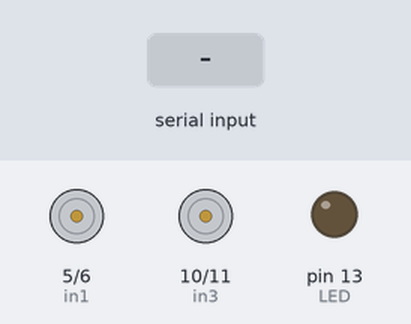
Bench run of a sketch on a simulated Arduino Uno, built with avr-gcc and run on an emulated ATmega328P. On the bench: motor-driver pin pairs drawn as motors (green arrow = first pin HIGH = forward, orange = second pin HIGH = backward, longer = more drive), output pins drawn as LEDs (lit = HIGH). The inputs (shaded band) are chosen by the test bench.

Above: at 1.2 s.
1.3 s: "B" received over Serial
At 1.9 s:
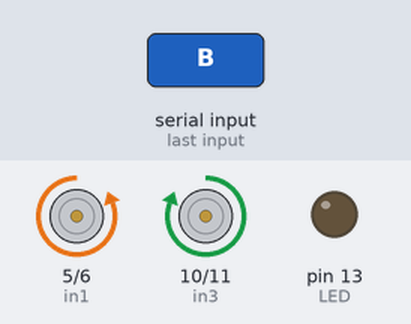
2.8 s: "F" received over Serial
At 4.0 s:
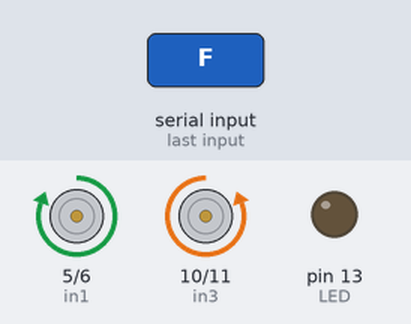
4.3 s: "L" received over Serial
At 5.4 s:
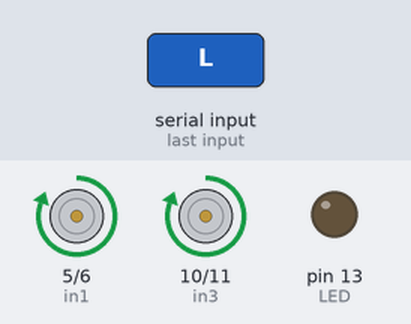
5.8 s: "R" received over Serial
At 6.5 s:
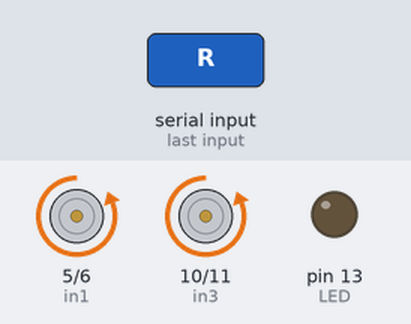
7.3 s: "G" received over Serial
At 7.7 s:
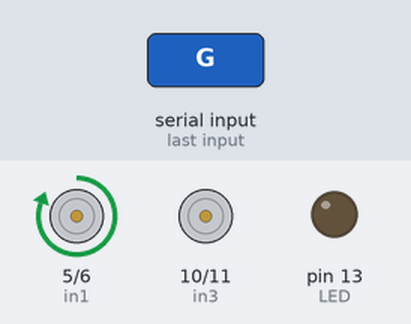
8.8 s: "I" received over Serial
At 10.0 s:
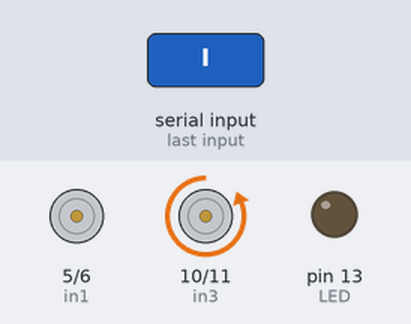
Timing chart, 0 to 11.3 s (numbered marks = the images above; inputs shaded):
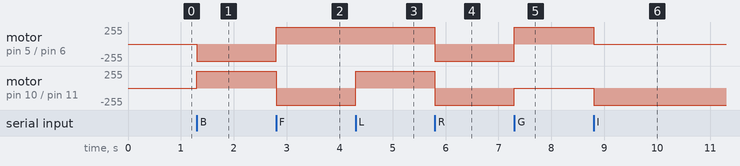

The sketch:

tank_remote.ino
```cpp
//This program is used to control a robot using a app that communicates with Arduino through a bluetooth module.

#define in1 5 //L298n Motor Driver pins.
#define in2 6
#define in3 10
#define in4 11
#define LED 13
int command; //Int to store app command state.
int Speed = 255; // 0 - 255.
int Speedsec;
int buttonState = 0;
int lastButtonState = 0;
int Turnradius = 0; //Set the radius of a turn, 0 - 255 Note:the robot will malfunction if this is higher than int Speed.
int brakeTime = 45;
int brkonoff = 1; //1 for the electronic braking system, 0 for normal.
void setup() {
  pinMode(in1, OUTPUT);
  pinMode(in2, OUTPUT);
  pinMode(in3, OUTPUT);
  pinMode(in4, OUTPUT);
  pinMode(LED, OUTPUT); //Set the LED pin.
  Serial.begin(9600);  //Set the baud rate to your Bluetooth module.
}

void loop() {
  if (Serial.available() > 0) {
    command = Serial.read();
    Stop(); //Initialize with motors stoped.
//    Serial.println(command);
    switch (command) {
      case 'B': //Kiri
//        forward();
        left();
//        right();
        break;
      case 'F': //Kanan
//        back();
        right();
//        left();
        break;
      case 'L': //Maju
//        left();
        forward();
//        back();
        break;
      case 'R': //mundur
//        right();
        back();
//        forward();
        break;
      case 'G': //Maju Sambil Belok Kiri
        forwardleft();
//        backleft();
        break;
      case 'I': //Maju Sambil Belok Kanan
        forwardright();
//        backright();
        break;
      case 'H': //Mundur Sambil Belok Kiri
        backleft();
//        forwardleft();
        break;
      case 'J': //Mundur Sambil Belok Kanan
        backright();
        break;
      case '0':
        Speed = 100;
        break;
      case '1':
        Speed = 140;
        break;
      case '2':
        Speed = 153;
        break;
      case '3':
        Speed = 165;
        break;
      case '4':
        Speed = 178;
        break;
      case '5':
        Speed = 191;
        break;
      case '6':
        Speed = 204;
        break;
      case '7':
        Speed = 216;
        break;
      case '8':
        Speed = 229;
        break;
      case '9':
        Speed = 242;
        break;
      case 'q':
        Speed = 255;
        break;
      case 'W':
        DepanHidup();
        break;
      case 'w':
        DepanMati();
        break;
    }
    Speedsec = Turnradius;
    if (brkonoff == 1) {
      brakeOn();
    } else {
      brakeOff();
    }
  }
}

void forward() {
  analogWrite(in1, Speed);
  analogWrite(in3, Speed);
}

void back() {
  analogWrite(in2, Speed);
  analogWrite(in4, Speed);
}

void left() {
  analogWrite(in3, Speed);
  analogWrite(in2, Speed);
}

void right() {
  analogWrite(in4, Speed);
  analogWrite(in1, Speed);
}
void forwardleft() {
//  analogWrite(in3, Speedsec);
//  analogWrite(in2, Speed);

  analogWrite(in1, Speed);
  analogWrite(in4, Speedsec);
}
void forwardright() {
//  analogWrite(in2, Speedsec);
//  analogWrite(in3, Speed);

  analogWrite(in1, Speedsec);
  analogWrite(in4, Speed);
}
void backright() {
//  analogWrite(in2, Speed);
//  analogWrite(in4, Speedsec);

  analogWrite(in2, Speedsec);
  analogWrite(in3, Speed);
}
void backleft() {
//  analogWrite(in2, Speedsec);
//  analogWrite(in4, Speed);

  analogWrite(in3, Speedsec);
  analogWrite(in2, Speed);
}

void Stop() {
  analogWrite(in1, 0);
  analogWrite(in2, 0);
  analogWrite(in3, 0);
  analogWrite(in4, 0);
}

void DepanHidup() {
  digitalWrite(LED, HIGH);
}

void DepanMati() {
  digitalWrite(LED, LOW);
}

void brakeOn() {
  //Here's the future use: an electronic braking system!
  // read the pushbutton input pin:
  buttonState = command;
  // compare the buttonState to its previous state
  if (buttonState != lastButtonState) {
    // if the state has changed, increment the counter
    if (buttonState == 'S') {
      if (lastButtonState != buttonState) {
        digitalWrite(in1, HIGH);
        digitalWrite(in2, HIGH);
        digitalWrite(in3, HIGH);
        digitalWrite(in4, HIGH);
        delay(brakeTime);
        Stop();
      }
    }
    // save the current state as the last state,
    //for next time through the loop
    lastButtonState = buttonState;
  }
}
void brakeOff() {

}
```

Measured:
- after the input at 1.3 s, motor on pin 5 (in1) / pin 6 (in2): stopped → backward 255/255 at once; motor on pin 10 (in3) / pin 11 (in4): stopped → forward 255/255 at once
- after the input at 2.8 s, motor on pin 5 (in1) / pin 6 (in2): backward 255/255 → forward 255/255 at once; motor on pin 10 (in3) / pin 11 (in4): forward 255/255 → backward 255/255 at once
- after the input at 4.3 s, motor on pin 10 (in3) / pin 11 (in4): backward 255/255 → forward 255/255 at once
- after the input at 5.8 s, motor on pin 5 (in1) / pin 6 (in2), motor on pin 10 (in3) / pin 11 (in4): forward 255/255 → backward 255/255 at once
- after the input at 7.3 s, motor on pin 5 (in1) / pin 6 (in2): backward 255/255 → forward 255/255 at once; motor on pin 10 (in3) / pin 11 (in4): backward 255/255 → stopped at once
- after the input at 8.8 s, motor on pin 5 (in1) / pin 6 (in2): forward 255/255 → stopped at once; motor on pin 10 (in3) / pin 11 (in4): stopped → backward 255/255 at once
